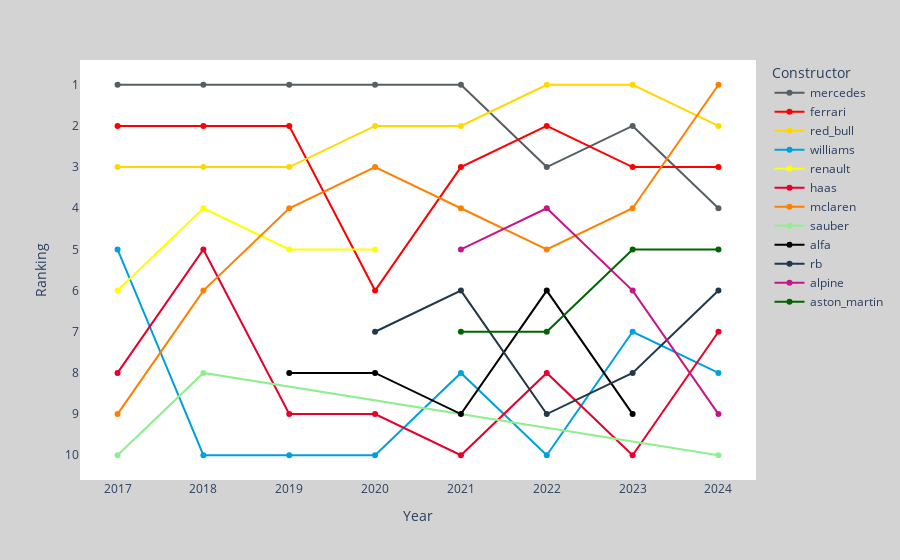
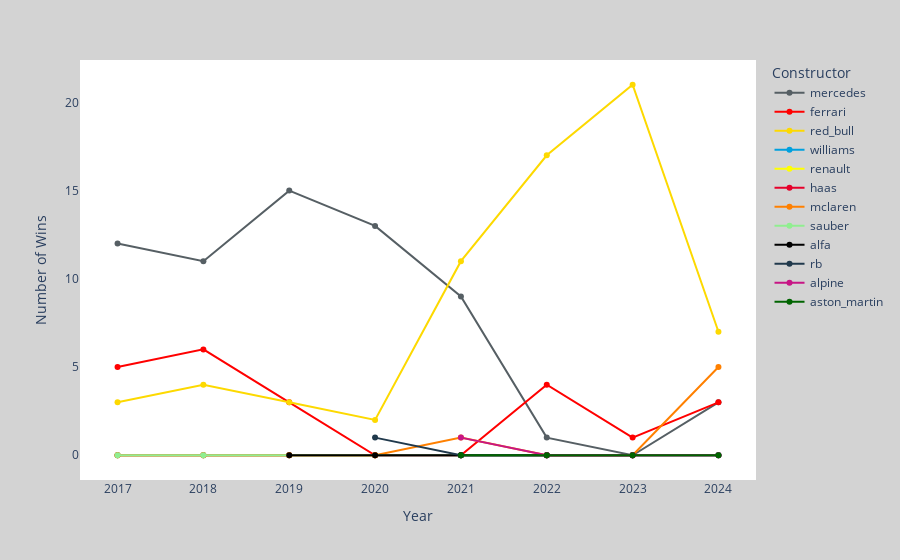
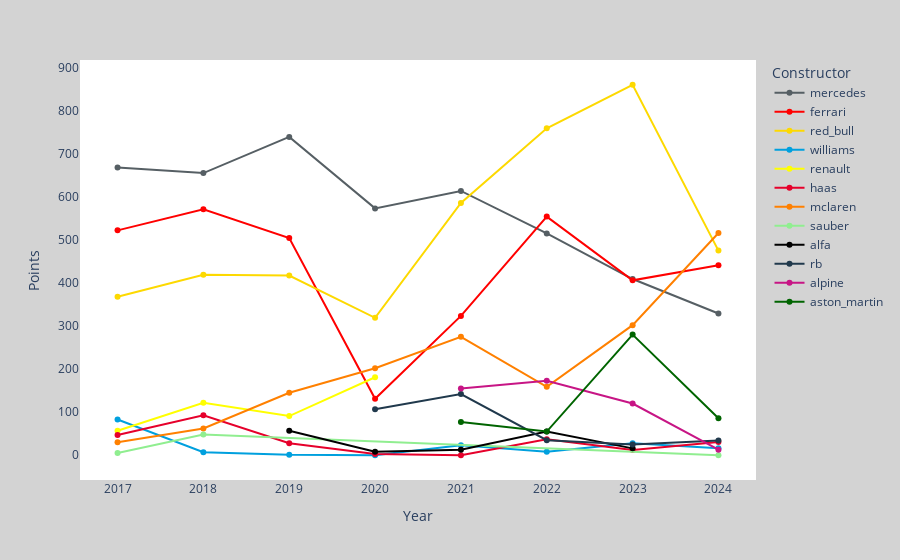
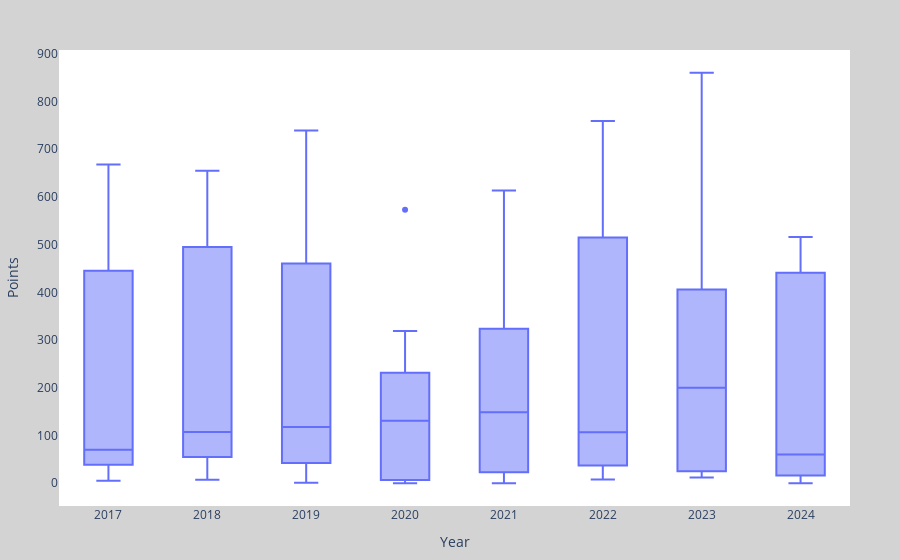

Notebook cell for these charts, in order:
### Code cell
def load_constructor_standings_data():
    df = pd.read_csv('constructor_standings.csv')

    df['constructorId'] = df['constructorId'].replace({'alphatauri': 'rb'})
    df['constructorName'] = df['constructorName'].replace({'AlphaTauri': 'RB F1 Team'})
    
    return df

def plot_constructor_ranking_vs_year(start_year=2017, end_year=2024):
    """Creates a line chart for Constructor Ranking vs Year, excluding discontinued teams, within a specified year range."""
    
    df_constructor_standings = load_constructor_standings_data()

    discontinued_teams = ['toro_rosso', 'force_india', 'racing_point']
    df_constructor_standings = df_constructor_standings[~df_constructor_standings['constructorId'].isin(discontinued_teams)]

    df_constructor_standings = df_constructor_standings[
        (df_constructor_standings['season'] >= start_year) &
        (df_constructor_standings['season'] <= end_year)
    ]

    df_constructor_standings['season'] = df_constructor_standings['season'].astype(int)
    df_constructor_standings['position'] = df_constructor_standings['position'].astype(int)

    brand_colors = {
        'mercedes': '#565F64',
        'ferrari': '#ff0000',
        'williams': '#00A0DE',
        'renault': '#FFFF00',
        'haas': '#E6002B',
        'mclaren': '#FF8000',
        'sauber': '#90EE90',
        'alfa': '#000000',
        'alphatauri': '#00008B',
        'alpine': '#C71585',
        'aston_martin': '#006400',
        'red_bull': '#FDD900',
        'rb': '#20394C'
    }

    fig = px.line(
        df_constructor_standings,
        x='season',
        y='position',
        color='constructorId',
        labels={
            'season': 'Year',
            'position': 'Ranking',
            'constructorId': 'Constructor'
        },
        markers=True,
        color_discrete_map=brand_colors
    )

    fig.update_yaxes(autorange="reversed", tickvals=[1, 2, 3, 4, 5, 6, 7, 8, 9, 10])

    fig.update_layout(
        xaxis=dict(title='Year', tickfont=dict(size=12), tickvals=list(range(start_year, end_year + 1))),
        yaxis=dict(title='Ranking', tickfont=dict(size=12)),
        plot_bgcolor='white',
        paper_bgcolor='lightgray',
        hoverlabel=dict(bgcolor="white", font_size=12, font_family="Arial")
    )

    return fig

def plot_constructor_wins_vs_year(start_year=2017, end_year=2024):
    """Creates a line chart for Number of Wins vs Year within a specified range."""
    
    df_constructor_standings = load_constructor_standings_data()

    discontinued_teams = ['toro_rosso', 'force_india', 'racing_point']
    df_constructor_standings = df_constructor_standings[~df_constructor_standings['constructorId'].isin(discontinued_teams)]

    df_constructor_standings['season'] = df_constructor_standings['season'].astype(int)
    df_constructor_standings['wins'] = df_constructor_standings['wins'].astype(int)
    
    df_filtered = df_constructor_standings[(df_constructor_standings['season'] >= start_year) & 
                                           (df_constructor_standings['season'] <= end_year)]

    brand_colors = {
        'mercedes': '#565F64',
        'ferrari': '#ff0000',
        'williams': '#00A0DE',
        'renault': '#FFFF00',
        'haas': '#E6002B',
        'mclaren': '#FF8000',
        'sauber': '#90EE90',
        'alfa': '#000000',
        'alphatauri': '#00008B',
        'alpine': '#C71585',
        'aston_martin': '#006400',
        'red_bull': '#FDD900',
        'rb': '#20394C'
    }

    fig = px.line(
        df_filtered,
        x='season',
        y='wins',
        color='constructorId',
        labels={
            'season': 'Year',
            'wins': 'Number of Wins',
            'constructorId': 'Constructor'
        },
        markers=True,
        color_discrete_map=brand_colors
    )

    fig.update_layout(
        xaxis=dict(title='Year', tickfont=dict(size=12), tickvals=list(range(start_year, end_year + 1))),
        yaxis=dict(title='Number of Wins', tickfont=dict(size=12)),
        plot_bgcolor='white',
        paper_bgcolor='lightgray',
        hoverlabel=dict(bgcolor="white", font_size=12, font_family="Arial")
    )

    return fig

def plot_constructor_points_vs_year(start_year=2017, end_year=2024):
    """Creates a line chart for Points vs Year for each constructor within a specified range."""
    
    df_constructor_standings = load_constructor_standings_data()

    discontinued_teams = ['toro_rosso', 'force_india', 'racing_point']
    df_constructor_standings = df_constructor_standings[~df_constructor_standings['constructorId'].isin(discontinued_teams)]

    df_constructor_standings['season'] = df_constructor_standings['season'].astype(int)
    df_constructor_standings['points'] = df_constructor_standings['points'].astype(float)
    
    # Filter data within the selected year range
    df_filtered = df_constructor_standings[(df_constructor_standings['season'] >= start_year) & 
                                           (df_constructor_standings['season'] <= end_year)]

    brand_colors = {
        'mercedes': '#565F64',
        'ferrari': '#ff0000',
        'williams': '#00A0DE',
        'renault': '#FFFF00',
        'haas': '#E6002B',
        'mclaren': '#FF8000',
        'sauber': '#90EE90',
        'alfa': '#000000',
        'alphatauri': '#00008B',
        'alpine': '#C71585',
        'aston_martin': '#006400',
        'red_bull': '#FDD900',
        'rb': '#20394C'
    }

    fig = px.line(
        df_filtered,
        x='season',
        y='points',
        color='constructorId',
        labels={
            'season': 'Year',
            'points': 'Points',
            'constructorId': 'Constructor'
        },
        markers=True,
        color_discrete_map=brand_colors
    )

    fig.update_layout(
        xaxis=dict(title='Year', tickfont=dict(size=12), tickvals=list(range(start_year, end_year + 1))),
        yaxis=dict(title='Points', tickfont=dict(size=12)),
        plot_bgcolor='white',
        paper_bgcolor='lightgray',
        hoverlabel=dict(bgcolor="white", font_size=12, font_family="Arial")
    )

    return fig

def plot_constructor_points_distribution_per_year():
    """Creates a box plot for the distribution of constructor points per year."""
    
    df_constructor_standings = load_constructor_standings_data()

    discontinued_teams = ['toro_rosso', 'force_india', 'racing_point']
    df_constructor_standings = df_constructor_standings[~df_constructor_standings['constructorId'].isin(discontinued_teams)]

    df_constructor_standings['season'] = df_constructor_standings['season'].astype(int)
    df_constructor_standings['points'] = df_constructor_standings['points'].astype(float)

    fig = px.box(
        df_constructor_standings,
        x='season',
        y='points',
        labels={
            'season': 'Year',
            'points': 'Points'
        }
    )

    fig.update_layout(
        xaxis=dict(title='Year', tickfont=dict(size=12)),
        yaxis=dict(title='Points', tickfont=dict(size=12)),
        plot_bgcolor='white',
        margin=dict(l=50, r=50, t=50, b=50),
        paper_bgcolor='lightgray',
        hoverlabel=dict(bgcolor="white", font_size=12, font_family="Arial")
    )

    return fig

def calculate_win_percentage(df):
    """Calculates overall and year-by-year win percentage for constructors and filters out zero-win and discontinued teams."""
    
    discontinued_teams = ['toro_rosso', 'force_india', 'racing_point']
    df = df[~df['constructorId'].isin(discontinued_teams)]

    overall_wins = df.groupby('constructorId')['wins'].sum().reset_index()
    overall_wins['win_percentage'] = (overall_wins['wins'] / overall_wins['wins'].sum()) * 100

    overall_wins = overall_wins[overall_wins['win_percentage'] > 0]
    
    overall_wins = overall_wins.sort_values(by='win_percentage', ascending=True)

    yearly_wins = df.groupby(['season', 'constructorId'])['wins'].sum().reset_index()
    yearly_races = df.groupby('season')['wins'].sum().reset_index().rename(columns={'wins': 'total_wins_per_year'})
    yearly_wins = yearly_wins.merge(yearly_races, on='season')
    yearly_wins['win_percentage'] = (yearly_wins['wins'] / yearly_wins['total_wins_per_year']) * 100

    yearly_wins = yearly_wins[yearly_wins['win_percentage'] > 0]

    return overall_wins, yearly_wins

def plot_overall_win_percentage():
    """Creates a bar chart for overall win percentage per constructor, excluding zero-win and discontinued teams."""
    df_constructor_standings = load_constructor_standings_data()
    overall_wins, _ = calculate_win_percentage(df_constructor_standings)
    
    brand_colors = {
        'mercedes': '#565F64',
        'ferrari': '#ff0000',
        'williams': '#00A0DE',
        'renault': '#FFFF00',
        'haas': '#E6002B',
        'mclaren': '#FF8000',
        'sauber': '#90EE90',
        'alfa': '#000000',
        'alphatauri': '#00008B',
        'alpine': '#C71585',
        'aston_martin': '#006400',
        'red_bull': '#FDD900',
        'rb': '#20394C'
    }

    fig = px.bar(
        overall_wins,
        x='constructorId',
        y='win_percentage',
        labels={'constructorId': 'Constructor', 'win_percentage': 'Win Percentage (%)'},
        text='win_percentage',
        color='constructorId',
        color_discrete_map=brand_colors  # Apply the brand colors here
    )

    fig.update_layout(
        xaxis=dict(title='Constructor', tickfont=dict(size=12)),
        yaxis=dict(title='Win Percentage (%)', tickfont=dict(size=12)),
        margin=dict(l=50, r=50, t=50, b=50),
        plot_bgcolor='white',
        paper_bgcolor='lightgray',
        hoverlabel=dict(bgcolor="white", font_size=12, font_family="Arial")
    )
    
    fig.update_traces(texttemplate='%{text:.2f}%', textposition='outside')

    return fig

def plot_yearly_win_percentage():
    """Creates a bar chart for yearly win percentage per constructor, excluding zero-win and discontinued teams."""
    df_constructor_standings = load_constructor_standings_data()
    _, yearly_wins = calculate_win_percentage(df_constructor_standings)

    brand_colors = {
        'mercedes': '#565F64',
        'ferrari': '#ff0000',
        'williams': '#00A0DE',
        'renault': '#FFFF00',
        'haas': '#E6002B',
        'mclaren': '#FF8000',
        'sauber': '#90EE90',
        'alfa': '#000000',
        'alphatauri': '#00008B',
        'alpine': '#C71585',
        'aston_martin': '#006400',
        'red_bull': '#FDD900',
        'rb': '#20394C'
    }
    
    fig = px.bar(
        yearly_wins,
        x='season',
        y='win_percentage',
        color='constructorId',
        barmode='group',
        labels={'season': 'Year', 'win_percentage': 'Win Percentage (%)', 'constructorId': 'Constructor'},
        color_discrete_map=brand_colors,
    )
    
    fig.update_layout(
        xaxis=dict(title='Year', tickfont=dict(size=12)),
        yaxis=dict(title='Win Percentage (%)', tickfont=dict(size=12)),
        plot_bgcolor='white',
        paper_bgcolor='lightgray',
        hoverlabel=dict(bgcolor="white", font_size=12, font_family="Arial")
    )
    
    fig.update_traces(
        hovertemplate='<b>Year:</b> %{x}<br>' +
                      '<b>Win Percentage:</b> %{y:.2f}%<extra></extra>',
        customdata=yearly_wins[['constructorId']].values
    )
    
    return fig

plot_constructor_ranking_vs_year().show()
plot_constructor_wins_vs_year().show()
plot_constructor_points_vs_year().show()
plot_constructor_points_distribution_per_year().show()
plot_overall_win_percentage().show()
plot_yearly_win_percentage().show()

### Figure 1 — Plotly figure (JSON) as saved in the notebook; plotly's stock layout.template omitted (floating-point values rounded to 4 significant figures)
{"data": [{"hovertemplate": "Constructor=mercedes<br>Year=%{x}<br>Ranking=%{y}<extra></extra>", "legendgroup": "mercedes", "line": {"color": "#565F64", "dash": "solid"}, "marker": {"symbol": "circle"}, "mode": "lines+markers", "name": "mercedes", "orientation": "v", "showlegend": true, "type": "scatter", "x": [2017, 2018, 2019, 2020, 2021, 2022, 2023, 2024], "xaxis": "x", "y": [1, 1, 1, 1, 1, 3, 2, 4], "yaxis": "y"}, {"hovertemplate": "Constructor=ferrari<br>Year=%{x}<br>Ranking=%{y}<extra></extra>", "legendgroup": "ferrari", "line": {"color": "#ff0000", "dash": "solid"}, "marker": {"symbol": "circle"}, "mode": "lines+markers", "name": "ferrari", "orientation": "v", "showlegend": true, "type": "scatter", "x": [2017, 2018, 2019, 2020, 2021, 2022, 2023, 2024], "xaxis": "x", "y": [2, 2, 2, 6, 3, 2, 3, 3], "yaxis": "y"}, {"hovertemplate": "Constructor=red_bull<br>Year=%{x}<br>Ranking=%{y}<extra></extra>", "legendgroup": "red_bull", "line": {"color": "#FDD900", "dash": "solid"}, "marker": {"symbol": "circle"}, "mode": "lines+markers", "name": "red_bull", "orientation": "v", "showlegend": true, "type": "scatter", "x": [2017, 2018, 2019, 2020, 2021, 2022, 2023, 2024], "xaxis": "x", "y": [3, 3, 3, 2, 2, 1, 1, 2], "yaxis": "y"}, {"hovertemplate": "Constructor=williams<br>Year=%{x}<br>Ranking=%{y}<extra></extra>", "legendgroup": "williams", "line": {"color": "#00A0DE", "dash": "solid"}, "marker": {"symbol": "circle"}, "mode": "lines+markers", "name": "williams", "orientation": "v", "showlegend": true, "type": "scatter", "x": [2017, 2018, 2019, 2020, 2021, 2022, 2023, 2024], "xaxis": "x", "y": [5, 10, 10, 10, 8, 10, 7, 8], "yaxis": "y"}, {"hovertemplate": "Constructor=renault<br>Year=%{x}<br>Ranking=%{y}<extra></extra>", "legendgroup": "renault", "line": {"color": "#FFFF00", "dash": "solid"}, "marker": {"symbol": "circle"}, "mode": "lines+markers", "name": "renault", "orientation": "v", "showlegend": true, "type": "scatter", "x": [2017, 2018, 2019, 2020], "xaxis": "x", "y": [6, 4, 5, 5], "yaxis": "y"}, {"hovertemplate": "Constructor=haas<br>Year=%{x}<br>Ranking=%{y}<extra></extra>", "legendgroup": "haas", "line": {"color": "#E6002B", "dash": "solid"}, "marker": {"symbol": "circle"}, "mode": "lines+markers", "name": "haas", "orientation": "v", "showlegend": true, "type": "scatter", "x": [2017, 2018, 2019, 2020, 2021, 2022, 2023, 2024], "xaxis": "x", "y": [8, 5, 9, 9, 10, 8, 10, 7], "yaxis": "y"}, {"hovertemplate": "Constructor=mclaren<br>Year=%{x}<br>Ranking=%{y}<extra></extra>", "legendgroup": "mclaren", "line": {"color": "#FF8000", "dash": "solid"}, "marker": {"symbol": "circle"}, "mode": "lines+markers", "name": "mclaren", "orientation": "v", "showlegend": true, "type": "scatter", "x": [2017, 2018, 2019, 2020, 2021, 2022, 2023, 2024], "xaxis": "x", "y": [9, 6, 4, 3, 4, 5, 4, 1], "yaxis": "y"}, {"hovertemplate": "Constructor=sauber<br>Year=%{x}<br>Ranking=%{y}<extra></extra>", "legendgroup": "sauber", "line": {"color": "#90EE90", "dash": "solid"}, "marker": {"symbol": "circle"}, "mode": "lines+markers", "name": "sauber", "orientation": "v", "showlegend": true, "type": "scatter", "x": [2017, 2018, 2024], "xaxis": "x", "y": [10, 8, 10], "yaxis": "y"}, {"hovertemplate": "Constructor=alfa<br>Year=%{x}<br>Ranking=%{y}<extra></extra>", "legendgroup": "alfa", "line": {"color": "#000000", "dash": "solid"}, "marker": {"symbol": "circle"}, "mode": "lines+markers", "name": "alfa", "orientation": "v", "showlegend": true, "type": "scatter", "x": [2019, 2020, 2021, 2022, 2023], "xaxis": "x", "y": [8, 8, 9, 6, 9], "yaxis": "y"}, {"hovertemplate": "Constructor=rb<br>Year=%{x}<br>Ranking=%{y}<extra></extra>", "legendgroup": "rb", "line": {"color": "#20394C", "dash": "solid"}, "marker": {"symbol": "circle"}, "mode": "lines+markers", "name": "rb", "orientation": "v", "showlegend": true, "type": "scatter", "x": [2020, 2021, 2022, 2023, 2024], "xaxis": "x", "y": [7, 6, 9, 8, 6], "yaxis": "y"}, {"hovertemplate": "Constructor=alpine<br>Year=%{x}<br>Ranking=%{y}<extra></extra>", "legendgroup": "alpine", "line": {"color": "#C71585", "dash": "solid"}, "marker": {"symbol": "circle"}, "mode": "lines+markers", "name": "alpine", "orientation": "v", "showlegend": true, "type": "scatter", "x": [2021, 2022, 2023, 2024], "xaxis": "x", "y": [5, 4, 6, 9], "yaxis": "y"}, {"hovertemplate": "Constructor=aston_martin<br>Year=%{x}<br>Ranking=%{y}<extra></extra>", "legendgroup": "aston_martin", "line": {"color": "#006400", "dash": "solid"}, "marker": {"symbol": "circle"}, "mode": "lines+markers", "name": "aston_martin", "orientation": "v", "showlegend": true, "type": "scatter", "x": [2021, 2022, 2023, 2024], "xaxis": "x", "y": [7, 7, 5, 5], "yaxis": "y"}], "layout": {"hoverlabel": {"bgcolor": "white", "font": {"family": "Arial", "size": 12}}, "legend": {"title": {"text": "Constructor"}, "tracegroupgap": 0}, "margin": {"t": 60}, "paper_bgcolor": "lightgray", "plot_bgcolor": "white", "xaxis": {"anchor": "y", "domain": [0, 1], "tickfont": {"size": 12}, "tickvals": [2017, 2018, 2019, 2020, 2021, 2022, 2023, 2024], "title": {"text": "Year"}}, "yaxis": {"anchor": "x", "autorange": "reversed", "domain": [0, 1], "tickfont": {"size": 12}, "tickvals": [1, 2, 3, 4, 5, 6, 7, 8, 9, 10], "title": {"text": "Ranking"}}}}

### Figure 2 — Plotly figure (JSON) as saved in the notebook; plotly's stock layout.template omitted (floating-point values rounded to 4 significant figures)
{"data": [{"hovertemplate": "Constructor=mercedes<br>Year=%{x}<br>Number of Wins=%{y}<extra></extra>", "legendgroup": "mercedes", "line": {"color": "#565F64", "dash": "solid"}, "marker": {"symbol": "circle"}, "mode": "lines+markers", "name": "mercedes", "orientation": "v", "showlegend": true, "type": "scatter", "x": [2017, 2018, 2019, 2020, 2021, 2022, 2023, 2024], "xaxis": "x", "y": [12, 11, 15, 13, 9, 1, 0, 3], "yaxis": "y"}, {"hovertemplate": "Constructor=ferrari<br>Year=%{x}<br>Number of Wins=%{y}<extra></extra>", "legendgroup": "ferrari", "line": {"color": "#ff0000", "dash": "solid"}, "marker": {"symbol": "circle"}, "mode": "lines+markers", "name": "ferrari", "orientation": "v", "showlegend": true, "type": "scatter", "x": [2017, 2018, 2019, 2020, 2021, 2022, 2023, 2024], "xaxis": "x", "y": [5, 6, 3, 0, 0, 4, 1, 3], "yaxis": "y"}, {"hovertemplate": "Constructor=red_bull<br>Year=%{x}<br>Number of Wins=%{y}<extra></extra>", "legendgroup": "red_bull", "line": {"color": "#FDD900", "dash": "solid"}, "marker": {"symbol": "circle"}, "mode": "lines+markers", "name": "red_bull", "orientation": "v", "showlegend": true, "type": "scatter", "x": [2017, 2018, 2019, 2020, 2021, 2022, 2023, 2024], "xaxis": "x", "y": [3, 4, 3, 2, 11, 17, 21, 7], "yaxis": "y"}, {"hovertemplate": "Constructor=williams<br>Year=%{x}<br>Number of Wins=%{y}<extra></extra>", "legendgroup": "williams", "line": {"color": "#00A0DE", "dash": "solid"}, "marker": {"symbol": "circle"}, "mode": "lines+markers", "name": "williams", "orientation": "v", "showlegend": true, "type": "scatter", "x": [2017, 2018, 2019, 2020, 2021, 2022, 2023, 2024], "xaxis": "x", "y": [0, 0, 0, 0, 0, 0, 0, 0], "yaxis": "y"}, {"hovertemplate": "Constructor=renault<br>Year=%{x}<br>Number of Wins=%{y}<extra></extra>", "legendgroup": "renault", "line": {"color": "#FFFF00", "dash": "solid"}, "marker": {"symbol": "circle"}, "mode": "lines+markers", "name": "renault", "orientation": "v", "showlegend": true, "type": "scatter", "x": [2017, 2018, 2019, 2020], "xaxis": "x", "y": [0, 0, 0, 0], "yaxis": "y"}, {"hovertemplate": "Constructor=haas<br>Year=%{x}<br>Number of Wins=%{y}<extra></extra>", "legendgroup": "haas", "line": {"color": "#E6002B", "dash": "solid"}, "marker": {"symbol": "circle"}, "mode": "lines+markers", "name": "haas", "orientation": "v", "showlegend": true, "type": "scatter", "x": [2017, 2018, 2019, 2020, 2021, 2022, 2023, 2024], "xaxis": "x", "y": [0, 0, 0, 0, 0, 0, 0, 0], "yaxis": "y"}, {"hovertemplate": "Constructor=mclaren<br>Year=%{x}<br>Number of Wins=%{y}<extra></extra>", "legendgroup": "mclaren", "line": {"color": "#FF8000", "dash": "solid"}, "marker": {"symbol": "circle"}, "mode": "lines+markers", "name": "mclaren", "orientation": "v", "showlegend": true, "type": "scatter", "x": [2017, 2018, 2019, 2020, 2021, 2022, 2023, 2024], "xaxis": "x", "y": [0, 0, 0, 0, 1, 0, 0, 5], "yaxis": "y"}, {"hovertemplate": "Constructor=sauber<br>Year=%{x}<br>Number of Wins=%{y}<extra></extra>", "legendgroup": "sauber", "line": {"color": "#90EE90", "dash": "solid"}, "marker": {"symbol": "circle"}, "mode": "lines+markers", "name": "sauber", "orientation": "v", "showlegend": true, "type": "scatter", "x": [2017, 2018, 2024], "xaxis": "x", "y": [0, 0, 0], "yaxis": "y"}, {"hovertemplate": "Constructor=alfa<br>Year=%{x}<br>Number of Wins=%{y}<extra></extra>", "legendgroup": "alfa", "line": {"color": "#000000", "dash": "solid"}, "marker": {"symbol": "circle"}, "mode": "lines+markers", "name": "alfa", "orientation": "v", "showlegend": true, "type": "scatter", "x": [2019, 2020, 2021, 2022, 2023], "xaxis": "x", "y": [0, 0, 0, 0, 0], "yaxis": "y"}, {"hovertemplate": "Constructor=rb<br>Year=%{x}<br>Number of Wins=%{y}<extra></extra>", "legendgroup": "rb", "line": {"color": "#20394C", "dash": "solid"}, "marker": {"symbol": "circle"}, "mode": "lines+markers", "name": "rb", "orientation": "v", "showlegend": true, "type": "scatter", "x": [2020, 2021, 2022, 2023, 2024], "xaxis": "x", "y": [1, 0, 0, 0, 0], "yaxis": "y"}, {"hovertemplate": "Constructor=alpine<br>Year=%{x}<br>Number of Wins=%{y}<extra></extra>", "legendgroup": "alpine", "line": {"color": "#C71585", "dash": "solid"}, "marker": {"symbol": "circle"}, "mode": "lines+markers", "name": "alpine", "orientation": "v", "showlegend": true, "type": "scatter", "x": [2021, 2022, 2023, 2024], "xaxis": "x", "y": [1, 0, 0, 0], "yaxis": "y"}, {"hovertemplate": "Constructor=aston_martin<br>Year=%{x}<br>Number of Wins=%{y}<extra></extra>", "legendgroup": "aston_martin", "line": {"color": "#006400", "dash": "solid"}, "marker": {"symbol": "circle"}, "mode": "lines+markers", "name": "aston_martin", "orientation": "v", "showlegend": true, "type": "scatter", "x": [2021, 2022, 2023, 2024], "xaxis": "x", "y": [0, 0, 0, 0], "yaxis": "y"}], "layout": {"hoverlabel": {"bgcolor": "white", "font": {"family": "Arial", "size": 12}}, "legend": {"title": {"text": "Constructor"}, "tracegroupgap": 0}, "margin": {"t": 60}, "paper_bgcolor": "lightgray", "plot_bgcolor": "white", "xaxis": {"anchor": "y", "domain": [0, 1], "tickfont": {"size": 12}, "tickvals": [2017, 2018, 2019, 2020, 2021, 2022, 2023, 2024], "title": {"text": "Year"}}, "yaxis": {"anchor": "x", "domain": [0, 1], "tickfont": {"size": 12}, "title": {"text": "Number of Wins"}}}}

### Figure 3 — Plotly figure (JSON) as saved in the notebook; plotly's stock layout.template omitted (floating-point values rounded to 4 significant figures)
{"data": [{"hovertemplate": "Constructor=mercedes<br>Year=%{x}<br>Points=%{y}<extra></extra>", "legendgroup": "mercedes", "line": {"color": "#565F64", "dash": "solid"}, "marker": {"symbol": "circle"}, "mode": "lines+markers", "name": "mercedes", "orientation": "v", "showlegend": true, "type": "scatter", "x": [2017, 2018, 2019, 2020, 2021, 2022, 2023, 2024], "xaxis": "x", "y": [668, 655, 739, 573, 613.5, 515, 409, 329], "yaxis": "y"}, {"hovertemplate": "Constructor=ferrari<br>Year=%{x}<br>Points=%{y}<extra></extra>", "legendgroup": "ferrari", "line": {"color": "#ff0000", "dash": "solid"}, "marker": {"symbol": "circle"}, "mode": "lines+markers", "name": "ferrari", "orientation": "v", "showlegend": true, "type": "scatter", "x": [2017, 2018, 2019, 2020, 2021, 2022, 2023, 2024], "xaxis": "x", "y": [522, 571, 504, 131, 323.5, 554, 406, 441], "yaxis": "y"}, {"hovertemplate": "Constructor=red_bull<br>Year=%{x}<br>Points=%{y}<extra></extra>", "legendgroup": "red_bull", "line": {"color": "#FDD900", "dash": "solid"}, "marker": {"symbol": "circle"}, "mode": "lines+markers", "name": "red_bull", "orientation": "v", "showlegend": true, "type": "scatter", "x": [2017, 2018, 2019, 2020, 2021, 2022, 2023, 2024], "xaxis": "x", "y": [368, 419, 417, 319, 585.5, 759, 860, 475], "yaxis": "y"}, {"hovertemplate": "Constructor=williams<br>Year=%{x}<br>Points=%{y}<extra></extra>", "legendgroup": "williams", "line": {"color": "#00A0DE", "dash": "solid"}, "marker": {"symbol": "circle"}, "mode": "lines+markers", "name": "williams", "orientation": "v", "showlegend": true, "type": "scatter", "x": [2017, 2018, 2019, 2020, 2021, 2022, 2023, 2024], "xaxis": "x", "y": [83, 7, 1, 0, 23, 8, 28, 16], "yaxis": "y"}, {"hovertemplate": "Constructor=renault<br>Year=%{x}<br>Points=%{y}<extra></extra>", "legendgroup": "renault", "line": {"color": "#FFFF00", "dash": "solid"}, "marker": {"symbol": "circle"}, "mode": "lines+markers", "name": "renault", "orientation": "v", "showlegend": true, "type": "scatter", "x": [2017, 2018, 2019, 2020], "xaxis": "x", "y": [57, 122, 91, 181], "yaxis": "y"}, {"hovertemplate": "Constructor=haas<br>Year=%{x}<br>Points=%{y}<extra></extra>", "legendgroup": "haas", "line": {"color": "#E6002B", "dash": "solid"}, "marker": {"symbol": "circle"}, "mode": "lines+markers", "name": "haas", "orientation": "v", "showlegend": true, "type": "scatter", "x": [2017, 2018, 2019, 2020, 2021, 2022, 2023, 2024], "xaxis": "x", "y": [47, 93, 28, 3, 0, 37, 12, 31], "yaxis": "y"}, {"hovertemplate": "Constructor=mclaren<br>Year=%{x}<br>Points=%{y}<extra></extra>", "legendgroup": "mclaren", "line": {"color": "#FF8000", "dash": "solid"}, "marker": {"symbol": "circle"}, "mode": "lines+markers", "name": "mclaren", "orientation": "v", "showlegend": true, "type": "scatter", "x": [2017, 2018, 2019, 2020, 2021, 2022, 2023, 2024], "xaxis": "x", "y": [30, 62, 145, 202, 275, 159, 302, 516], "yaxis": "y"}, {"hovertemplate": "Constructor=sauber<br>Year=%{x}<br>Points=%{y}<extra></extra>", "legendgroup": "sauber", "line": {"color": "#90EE90", "dash": "solid"}, "marker": {"symbol": "circle"}, "mode": "lines+markers", "name": "sauber", "orientation": "v", "showlegend": true, "type": "scatter", "x": [2017, 2018, 2024], "xaxis": "x", "y": [5, 48, 0], "yaxis": "y"}, {"hovertemplate": "Constructor=alfa<br>Year=%{x}<br>Points=%{y}<extra></extra>", "legendgroup": "alfa", "line": {"color": "#000000", "dash": "solid"}, "marker": {"symbol": "circle"}, "mode": "lines+markers", "name": "alfa", "orientation": "v", "showlegend": true, "type": "scatter", "x": [2019, 2020, 2021, 2022, 2023], "xaxis": "x", "y": [57, 8, 13, 55, 16], "yaxis": "y"}, {"hovertemplate": "Constructor=rb<br>Year=%{x}<br>Points=%{y}<extra></extra>", "legendgroup": "rb", "line": {"color": "#20394C", "dash": "solid"}, "marker": {"symbol": "circle"}, "mode": "lines+markers", "name": "rb", "orientation": "v", "showlegend": true, "type": "scatter", "x": [2020, 2021, 2022, 2023, 2024], "xaxis": "x", "y": [107, 142, 35, 25, 34], "yaxis": "y"}, {"hovertemplate": "Constructor=alpine<br>Year=%{x}<br>Points=%{y}<extra></extra>", "legendgroup": "alpine", "line": {"color": "#C71585", "dash": "solid"}, "marker": {"symbol": "circle"}, "mode": "lines+markers", "name": "alpine", "orientation": "v", "showlegend": true, "type": "scatter", "x": [2021, 2022, 2023, 2024], "xaxis": "x", "y": [155, 173, 120, 13], "yaxis": "y"}, {"hovertemplate": "Constructor=aston_martin<br>Year=%{x}<br>Points=%{y}<extra></extra>", "legendgroup": "aston_martin", "line": {"color": "#006400", "dash": "solid"}, "marker": {"symbol": "circle"}, "mode": "lines+markers", "name": "aston_martin", "orientation": "v", "showlegend": true, "type": "scatter", "x": [2021, 2022, 2023, 2024], "xaxis": "x", "y": [77, 55, 280, 86], "yaxis": "y"}], "layout": {"hoverlabel": {"bgcolor": "white", "font": {"family": "Arial", "size": 12}}, "legend": {"title": {"text": "Constructor"}, "tracegroupgap": 0}, "margin": {"t": 60}, "paper_bgcolor": "lightgray", "plot_bgcolor": "white", "xaxis": {"anchor": "y", "domain": [0, 1], "tickfont": {"size": 12}, "tickvals": [2017, 2018, 2019, 2020, 2021, 2022, 2023, 2024], "title": {"text": "Year"}}, "yaxis": {"anchor": "x", "domain": [0, 1], "tickfont": {"size": 12}, "title": {"text": "Points"}}}}

### Figure 4 — Plotly figure (JSON) as saved in the notebook; plotly's stock layout.template omitted (floating-point values rounded to 4 significant figures)
{"data": [{"alignmentgroup": "True", "hovertemplate": "Year=%{x}<br>Points=%{y}<extra></extra>", "legendgroup": "", "marker": {"color": "#636efa"}, "name": "", "notched": false, "offsetgroup": "", "orientation": "v", "showlegend": false, "type": "box", "x": [2017, 2017, 2017, 2017, 2017, 2017, 2017, 2017, 2018, 2018, 2018, 2018, 2018, 2018, 2018, 2018, 2019, 2019, 2019, 2019, 2019, 2019, 2019, 2019, 2020, 2020, 2020, 2020, 2020, 2020, 2020, 2020, 2020, 2021, 2021, 2021, 2021, 2021, 2021, 2021, 2021, 2021, 2021, 2022, 2022, 2022, 2022, 2022, 2022, 2022, 2022, 2022, 2022, 2023, 2023, 2023, 2023, 2023, 2023, 2023, 2023, 2023, 2023, 2024, 2024, 2024, 2024, 2024, 2024, 2024, 2024, 2024, 2024], "x0": " ", "xaxis": "x", "y": [668, 522, 368, 83, 57, 47, 30, 5, 655, 571, 419, 122, 93, 62, 48, 7, 739, 504, 417, 145, 91, 57, 28, 1, 573, 319, 202, 181, 131, 107, 8, 3, 0, 613.5, 585.5, 323.5, 275, 155, 142, 77, 23, 13, 0, 759, 554, 515, 173, 159, 55, 55, 37, 35, 8, 860, 409, 406, 302, 280, 120, 28, 25, 16, 12, 516, 475, 441, 329, 86, 34, 31, 16, 13, 0], "y0": " ", "yaxis": "y"}], "layout": {"boxmode": "group", "hoverlabel": {"bgcolor": "white", "font": {"family": "Arial", "size": 12}}, "legend": {"tracegroupgap": 0}, "margin": {"b": 50, "l": 50, "r": 50, "t": 50}, "paper_bgcolor": "lightgray", "plot_bgcolor": "white", "xaxis": {"anchor": "y", "domain": [0, 1], "tickfont": {"size": 12}, "title": {"text": "Year"}}, "yaxis": {"anchor": "x", "domain": [0, 1], "tickfont": {"size": 12}, "title": {"text": "Points"}}}}
